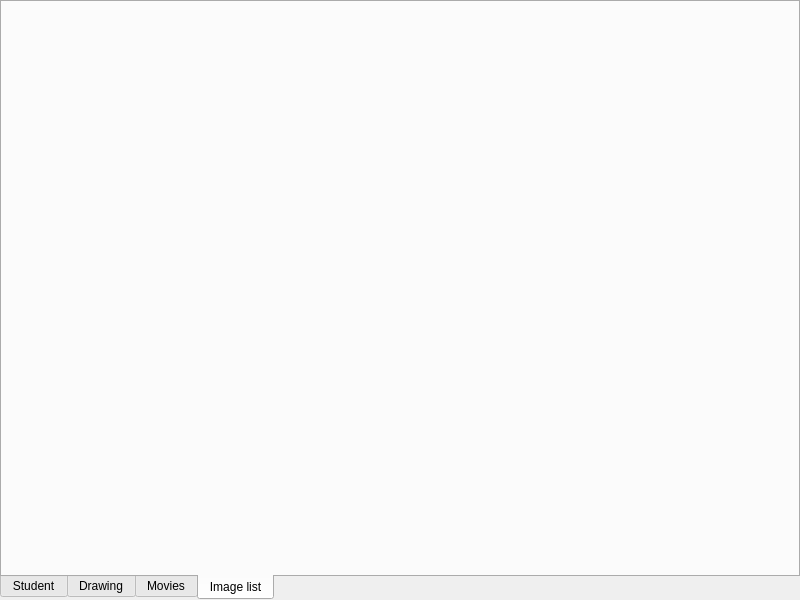
<?xml version="1.0" encoding="UTF-8"?>
<ui version="4.0">
 <class>MainWindow</class>
 <widget class="QMainWindow" name="MainWindow">
  <property name="geometry">
   <rect>
    <x>0</x>
    <y>0</y>
    <width>800</width>
    <height>600</height>
   </rect>
  </property>
  <property name="windowTitle">
   <string>MainWindow</string>
  </property>
  <widget class="QWidget" name="centralwidget">
   <layout class="QGridLayout" name="gridLayout">
    <property name="leftMargin">
     <number>0</number>
    </property>
    <property name="topMargin">
     <number>0</number>
    </property>
    <property name="rightMargin">
     <number>0</number>
    </property>
    <property name="bottomMargin">
     <number>0</number>
    </property>
    <item row="0" column="0">
     <widget class="QTabWidget" name="tabWidget">
      <property name="tabPosition">
       <enum>QTabWidget::South</enum>
      </property>
      <property name="tabShape">
       <enum>QTabWidget::Rounded</enum>
      </property>
      <property name="currentIndex">
       <number>3</number>
      </property>
      <property name="iconSize">
       <size>
        <width>128</width>
        <height>128</height>
       </size>
      </property>
      <property name="documentMode">
       <bool>false</bool>
      </property>
      <property name="movable">
       <bool>false</bool>
      </property>
      <widget class="QWidget" name="studentTab">
       <attribute name="icon">
        <iconset resource="files.qrc">
         <normaloff>:/icons/student.png</normaloff>:/icons/student.png</iconset>
       </attribute>
       <attribute name="title">
        <string>Student</string>
       </attribute>
       <layout class="QGridLayout" name="gridLayout_2">
        <item row="0" column="0">
         <widget class="QLabel" name="label">
          <property name="text">
           <string>&lt;html&gt;&lt;head/&gt;&lt;body&gt;&lt;p align=&quot;center&quot;&gt;Жуков Михайло&lt;/p&gt;&lt;p align=&quot;center&quot;&gt;Група ІП-83&lt;/p&gt;&lt;p align=&quot;center&quot;&gt;ЗК ІП-8308&lt;/p&gt;&lt;/body&gt;&lt;/html&gt;</string>
          </property>
          <property name="textFormat">
           <enum>Qt::RichText</enum>
          </property>
         </widget>
        </item>
       </layout>
      </widget>
      <widget class="DrawingViewWidget" name="drawingTab">
       <attribute name="title">
        <string>Drawing</string>
       </attribute>
      </widget>
      <widget class="QWidget" name="moviesTab">
       <attribute name="title">
        <string>Movies</string>
       </attribute>
       <layout class="QGridLayout" name="gridLayout_3">
        <item row="0" column="0">
         <widget class="QLineEdit" name="searchLine"/>
        </item>
        <item row="1" column="0">
         <widget class="ListViewWidget" name="listWidget"/>
        </item>
        <item row="2" column="0">
         <widget class="QPushButton" name="addMovieButton">
          <property name="text">
           <string>Add</string>
          </property>
         </widget>
        </item>
       </layout>
      </widget>
      <widget class="CollectionViewWidget" name="imageList">
       <attribute name="title">
        <string>Image list</string>
       </attribute>
      </widget>
     </widget>
    </item>
   </layout>
  </widget>
 </widget>
 <customwidgets>
  <customwidget>
   <class>DrawingViewWidget</class>
   <extends>QWidget</extends>
   <header>drawingviewwidget.h</header>
   <container>1</container>
  </customwidget>
  <customwidget>
   <class>ListViewWidget</class>
   <extends>QListWidget</extends>
   <header>listviewwidget.h</header>
  </customwidget>
  <customwidget>
   <class>CollectionViewWidget</class>
   <extends>QWidget</extends>
   <header>collectionviewwidget.h</header>
   <container>1</container>
  </customwidget>
 </customwidgets>
 <resources>
  <include location="files.qrc"/>
 </resources>
 <connections/>
</ui>
